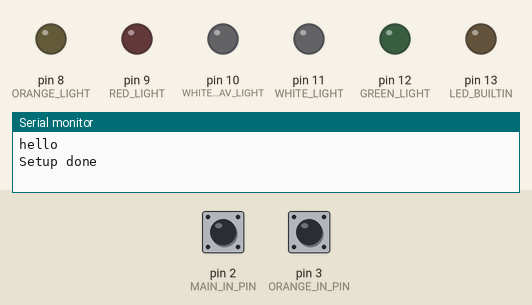
A sketch run on a simulated Arduino Uno, built with avr-gcc and run on an emulated ATmega328P. Shown: output pins drawn as LEDs (lit = HIGH), the last lines printed to the serial monitor. Inputs (shaded band) come from the test bench; at power-on: pin 3 (ORANGE_IN_PIN) LOW, pin 2 (MAIN_IN_PIN) LOW.

Above: at 1.2 s.
1.3 s: pin 3 (ORANGE_IN_PIN) pulsed HIGH 2 times (0.12 s each, 0.3 s apart)
At 2.5 s:
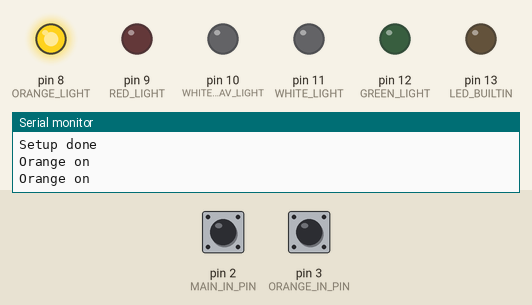
3.4 s: pin 2 (MAIN_IN_PIN) pulsed HIGH 2 times (0.12 s each, 0.3 s apart)
Timing chart, 0 to 6.4 s (numbered marks = the images above; inputs shaded):
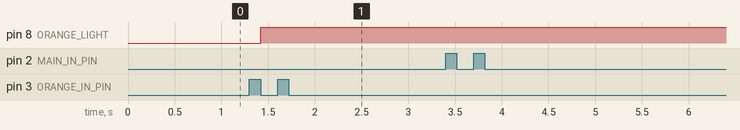

Measured:
- after the input at 1.3 s, pin 8 (ORANGE_LIGHT): LOW → HIGH after 0.12 s

The sketch:

rc_benchy.ino
```cpp
// Assign your channel in pins
#define MAIN_IN_PIN 2
#define ORANGE_IN_PIN 3

#define MAIN_LIGHT_FLAG 1
#define ORANGE_LIGHT_FLAG_FLAG 2

#define GREEN_LIGHT 12
#define RED_LIGHT 9
#define WHITE_NAV_LIGHT 10
#define WHITE_LIGHT 11
#define ORANGE_LIGHT 8

// holds the update flags defined above
volatile uint8_t bUpdateFlagsShared;

volatile uint16_t mainLightInShared;
volatile uint16_t orangeLightInShared;

uint32_t ulMainLightStart;
uint32_t ulOrangeLightStart;

#define IDLE_MAX 50

unsigned long pulse_time;

void setup()
{

  pinMode(LED_BUILTIN, OUTPUT);
  digitalWrite(LED_BUILTIN, HIGH);

  pinMode(GREEN_LIGHT, OUTPUT);
  pinMode(RED_LIGHT, OUTPUT);
  pinMode(WHITE_NAV_LIGHT, OUTPUT);
  pinMode(WHITE_LIGHT, OUTPUT);
  pinMode(ORANGE_LIGHT, OUTPUT);

  Serial.begin(9600);

  Serial.println("hello");

  attachInterrupt(digitalPinToInterrupt(MAIN_IN_PIN) ,calcMainLight, CHANGE);
  attachInterrupt(digitalPinToInterrupt(ORANGE_IN_PIN) ,calcOrangeLight, CHANGE);
  pulse_time =millis() ;
  digitalWrite(LED_BUILTIN, LOW);
  Serial.println("Setup done");
}

void loop()
{
  static uint16_t mainLightIn;
  static uint16_t orangeLightIn;
  static uint8_t bUpdateFlags;

  if(bUpdateFlagsShared)
  {
    digitalWrite(LED_BUILTIN, HIGH);
    //Serial.println("Detected change"); // Do the serial write outside the "NoInterupt" section

    noInterrupts();
    pulse_time =millis() ;
    bUpdateFlags = bUpdateFlagsShared;


    if(bUpdateFlags & MAIN_LIGHT_FLAG)
    {
      mainLightIn = mainLightInShared;
    }

    if(bUpdateFlags & ORANGE_LIGHT_FLAG_FLAG)
    {
      orangeLightIn = orangeLightInShared;
    }
    bUpdateFlagsShared = 0;

    interrupts();
  }

  if(bUpdateFlags & MAIN_LIGHT_FLAG)
  {
    if (mainLightIn < 1250) {
      Serial.println("Main < 1250");
      // All lights off
      digitalWrite(GREEN_LIGHT, LOW);
      digitalWrite(RED_LIGHT, LOW);
      digitalWrite(WHITE_NAV_LIGHT, LOW);
      digitalWrite(WHITE_LIGHT, LOW);
    }
    else if (mainLightIn >= 1250 && mainLightIn <= 1750)
    {
      Serial.println("Main middle");
      // Only nav lights on
      digitalWrite(GREEN_LIGHT, HIGH);
      digitalWrite(RED_LIGHT, HIGH);
      digitalWrite(WHITE_NAV_LIGHT, HIGH);
      digitalWrite(WHITE_LIGHT, LOW);
    }
    else if (mainLightIn > 1750 && mainLightIn <= 2250)
    {
      Serial.println("Main > 1750 < 2250");
      digitalWrite(GREEN_LIGHT, HIGH);
      digitalWrite(RED_LIGHT, HIGH);
      digitalWrite(WHITE_NAV_LIGHT, HIGH);
      digitalWrite(WHITE_LIGHT, HIGH);
    }
    else {
      Serial.println("Wrong?");
      // Something went wrong?
      // Value should be between 1000 & 2000
      // but it wasn't :(
      // I guess we power off all lights?
      digitalWrite(GREEN_LIGHT, LOW);
      digitalWrite(RED_LIGHT, LOW);
      digitalWrite(WHITE_NAV_LIGHT, LOW);
      digitalWrite(WHITE_LIGHT, LOW);
    }

  }

  if(bUpdateFlags & ORANGE_LIGHT_FLAG_FLAG)
  {
    if (orangeLightIn <= 1500) {
      Serial.println("Orange off");
      digitalWrite(ORANGE_LIGHT, LOW);
    }
    else {
      Serial.println("Orange on");
      digitalWrite(ORANGE_LIGHT, HIGH);
    }
  }

  bUpdateFlags = 0;

  digitalWrite(LED_BUILTIN, LOW);
}


// simple interrupt service routine
void calcMainLight()
{
  // if the pin is high, its a rising edge of the signal pulse, so lets record its value
  if(digitalRead(MAIN_IN_PIN) == HIGH)
  {
    ulMainLightStart = micros();
  }
  else
  {
    // else it must be a falling edge, so lets get the time and subtract the time of the rising edge
    // this gives use the time between the rising and falling edges i.e. the pulse duration.
    mainLightInShared = (uint16_t)(micros() - ulMainLightStart);
    // use set the throttle flag to indicate that a new throttle signal has been received
    bUpdateFlagsShared |= MAIN_LIGHT_FLAG;
  }
}

void calcOrangeLight()
{
  if(digitalRead(ORANGE_IN_PIN) == HIGH)
  {
    ulOrangeLightStart = micros();
  }
  else
  {
    orangeLightInShared = (uint16_t)(micros() - ulOrangeLightStart);
    bUpdateFlagsShared |= ORANGE_LIGHT_FLAG_FLAG;
  }
}
```
